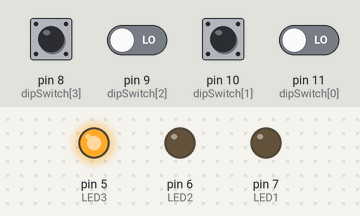
Bench run of a sketch on a simulated Arduino Uno, built with avr-gcc and run on an emulated ATmega328P. On the bench: output pins drawn as LEDs (lit = HIGH). The test bench sets the inputs (shaded band); at power-on: pin 8 (dipSwitch[3]), pin 9 (dipSwitch[2]), pin 10 (dipSwitch[1]), pin 11 (dipSwitch[0]) LOW.

Above: at 1.2 s.
1.3 s: pin 8 (dipSwitch[3]) pulled HIGH for 0.15 s
At 1.37 s:
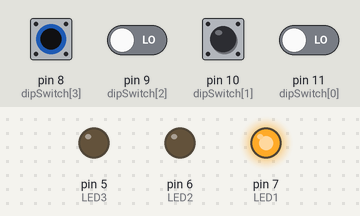
2.9 s: pin 10 (dipSwitch[1]) pulled HIGH for 0.15 s
At 2.97 s:
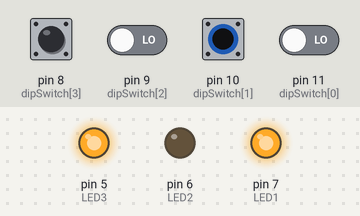
4.5 s: pin 8 (dipSwitch[3]) driven HIGH and pin 9 (dipSwitch[2]) driven HIGH
At 5.0 s:
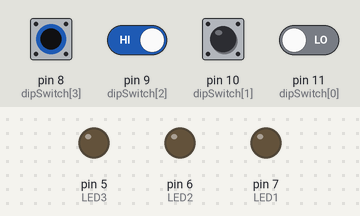
6.0 s: pin 8 (dipSwitch[3]) driven LOW
At 7.2 s:
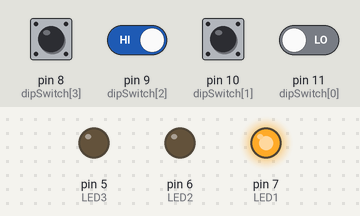
7.5 s: pin 8 (dipSwitch[3]) driven HIGH
At 8.5 s:
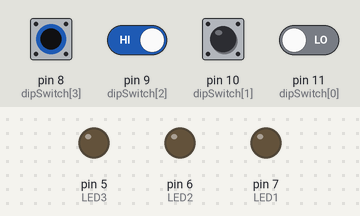
9.0 s: pin 8 (dipSwitch[3]) driven LOW and pin 9 (dipSwitch[2]) driven LOW and pin 10 (dipSwitch[1]) driven HIGH and pin 11 (dipSwitch[0]) driven HIGH
At 9.6 s:
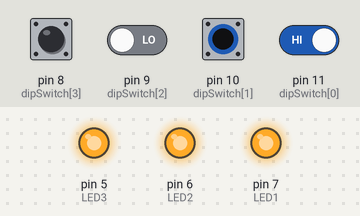
Timing chart, 0 to 11.5 s (numbered marks = the images above; inputs shaded):
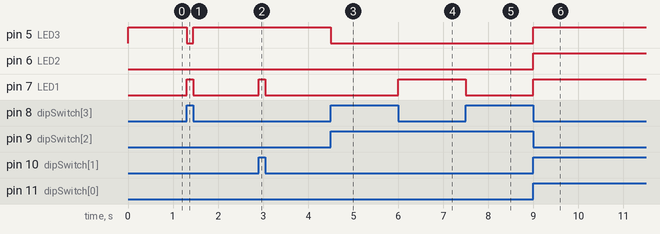

The sketch:

tabla_de_la_verdad.ino
```cpp
const int dipSwitch[] = {11, 10, 9, 8};
const int LED1 = 7;
const int LED2 = 6;
const int LED3 = 5;

void setup() {
  for (int i = 0; i < 4; i++) {
    pinMode(dipSwitch[i], INPUT);
  }
  pinMode(LED1, OUTPUT);
  pinMode(LED2, OUTPUT);
  pinMode(LED3, OUTPUT);
}

void loop()
{
  int switchState[4];

  for (int i = 0; i < 4; i++)
  {
    switchState[i] = digitalRead(dipSwitch[i]);
  }


  if (switchState[0] == HIGH && switchState[1] == HIGH && switchState[2] == LOW && switchState[3] == LOW)
  {
    digitalWrite(LED1, HIGH);
    digitalWrite(LED2, HIGH);
    digitalWrite(LED3, HIGH);
  }
  else if (switchState[0] == HIGH && switchState[1] == HIGH && switchState[2] == LOW && switchState[3] == HIGH)
  {
    digitalWrite(LED1, HIGH);
    digitalWrite(LED2, LOW);
    digitalWrite(LED3, HIGH);
  }
  else if (switchState[0] == HIGH && switchState[1] == HIGH && switchState[2] == HIGH && switchState[3] == LOW)
  {
    digitalWrite(LED1, HIGH);
    digitalWrite(LED2, LOW);
    digitalWrite(LED3, HIGH);
  }
  else if (switchState[0] == HIGH && switchState[1] == HIGH && switchState[2] == HIGH && switchState[3] == HIGH)
  {
    digitalWrite(LED1, LOW);
    digitalWrite(LED2, LOW);
    digitalWrite(LED3, HIGH);
  }
  else if (switchState[0] == HIGH && switchState[1] == LOW && switchState[2] == LOW && switchState[3] == LOW)
  {
    digitalWrite(LED1, HIGH);
    digitalWrite(LED2, LOW);
    digitalWrite(LED3, HIGH);
  }
  else if (switchState[0] == HIGH && switchState[1] == LOW && switchState[2] == LOW && switchState[3] == HIGH)
  {
    digitalWrite (LED1, LOW);
    digitalWrite (LED2, LOW);
    digitalWrite (LED3, HIGH);
  }
  else if (switchState[0] == HIGH && switchState[1] == LOW && switchState[2] == HIGH && switchState[3] == LOW)
  {
    digitalWrite(LED1, LOW);
    digitalWrite(LED2, LOW);
    digitalWrite(LED3, HIGH);
  }
  else if (switchState[0] == HIGH && switchState[1] == LOW && switchState[2] == HIGH && switchState[3] == HIGH)
  {
    digitalWrite(LED1, LOW);
    digitalWrite(LED2, LOW);
    digitalWrite(LED3, LOW);
  }
  else if (switchState[0] == LOW && switchState[1] == HIGH && switchState[2] == LOW && switchState[3] == LOW)
  {
    digitalWrite(LED1, HIGH);
    digitalWrite(LED2, LOW);
    digitalWrite(LED3, HIGH);
  }
  else if (switchState[0] == LOW && switchState[1] == HIGH && switchState[2] == LOW && switchState[3] == HIGH)
  {
    digitalWrite(LED1, LOW);
    digitalWrite(LED2, LOW);
    digitalWrite(LED3, HIGH);
  }
  else if (switchState[0] == LOW && switchState[1] == HIGH && switchState[2] == HIGH && switchState[3] == LOW)
  {
    digitalWrite(LED1, LOW);
    digitalWrite(LED2, LOW);
    digitalWrite(LED3, HIGH);
  }
  else if (switchState[0] == LOW && switchState[1] == HIGH && switchState[2] == HIGH && switchState[3] == HIGH)
  {
    digitalWrite (LED1, HIGH);
    digitalWrite (LED2, LOW);
    digitalWrite (LED3, LOW);
  }
  else if (switchState[0] == LOW && switchState[1] == LOW && switchState[2] == LOW && switchState[3] == LOW)
  {
    digitalWrite (LED1, LOW);
    digitalWrite (LED2, LOW);
    digitalWrite (LED3, HIGH);
  }
   else if (switchState[0] == LOW && switchState[1] == LOW && switchState[2] == LOW && switchState[3] == HIGH)
  {
    digitalWrite(LED1, HIGH);
    digitalWrite(LED2, LOW);
    digitalWrite(LED3, LOW);
  }
   else if (switchState[0] == LOW && switchState[1] == LOW && switchState[2] == HIGH && switchState[3] == LOW)
  {
    digitalWrite(LED1, HIGH);
    digitalWrite(LED2, LOW);
    digitalWrite(LED3, LOW);
  }

   else if (switchState[0] == LOW && switchState[1] == LOW && switchState[2] == HIGH && switchState[3] == HIGH)
  {
    digitalWrite(LED1, LOW);
    digitalWrite(LED2, LOW);
    digitalWrite(LED3, LOW);
  }
}
```

Measured:
- after the input at 1.3 s, pin 5 (LED3): HIGH → LOW at once, → HIGH 0.15 s later; pin 7 (LED1): LOW → HIGH at once, → LOW 0.15 s later
- after the input at 2.9 s, pin 7 (LED1): LOW → HIGH at once, → LOW 0.15 s later
- after the input at 4.5 s, pin 5 (LED3): HIGH → LOW at once
- after the input at 6.0 s, pin 7 (LED1): LOW → HIGH at once
- after the input at 7.5 s, pin 7 (LED1): HIGH → LOW at once
- after the input at 9.0 s, pin 5 (LED3), pin 6 (LED2), pin 7 (LED1): LOW → HIGH at once
